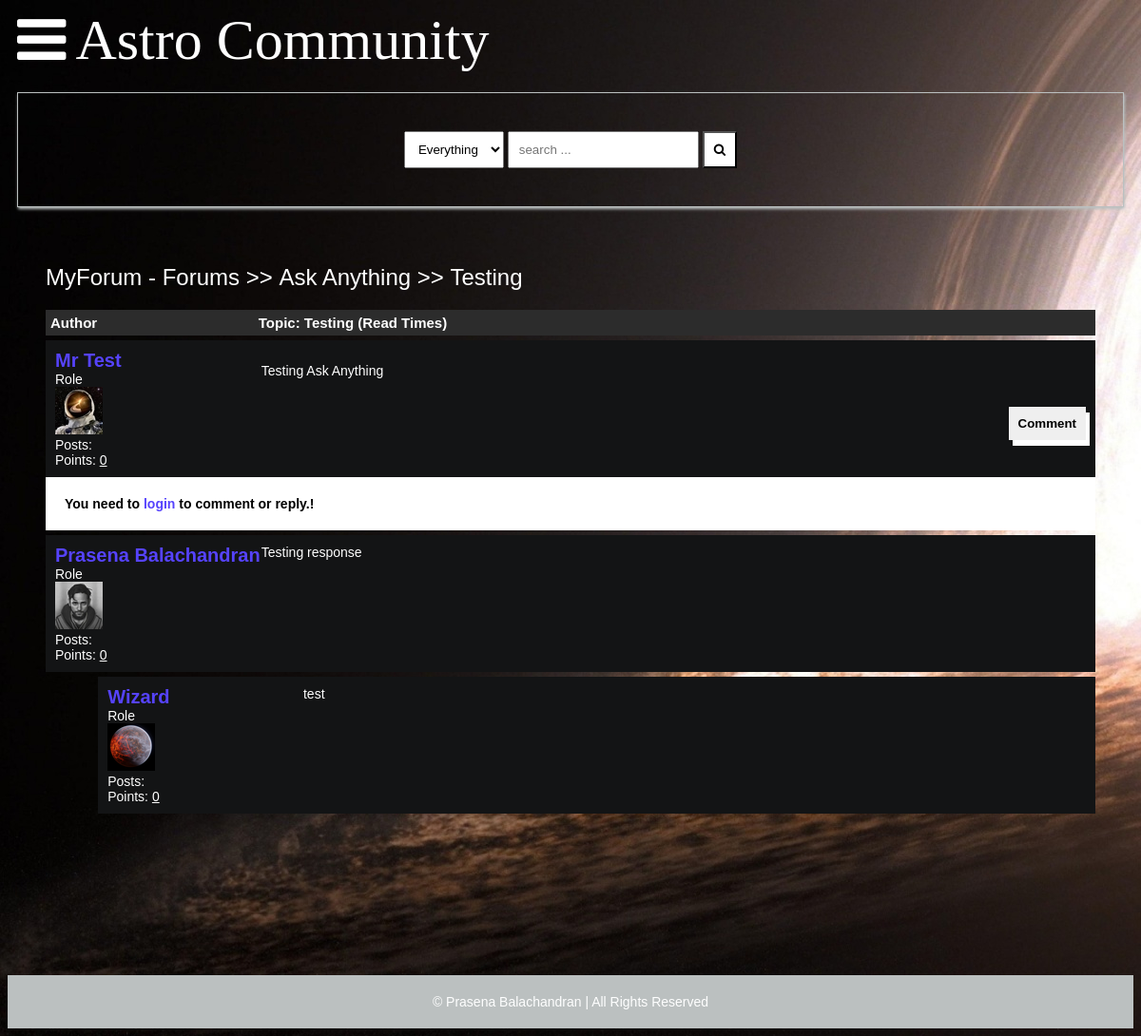
/detail/testing/, run on an earlier commit of the app's database.
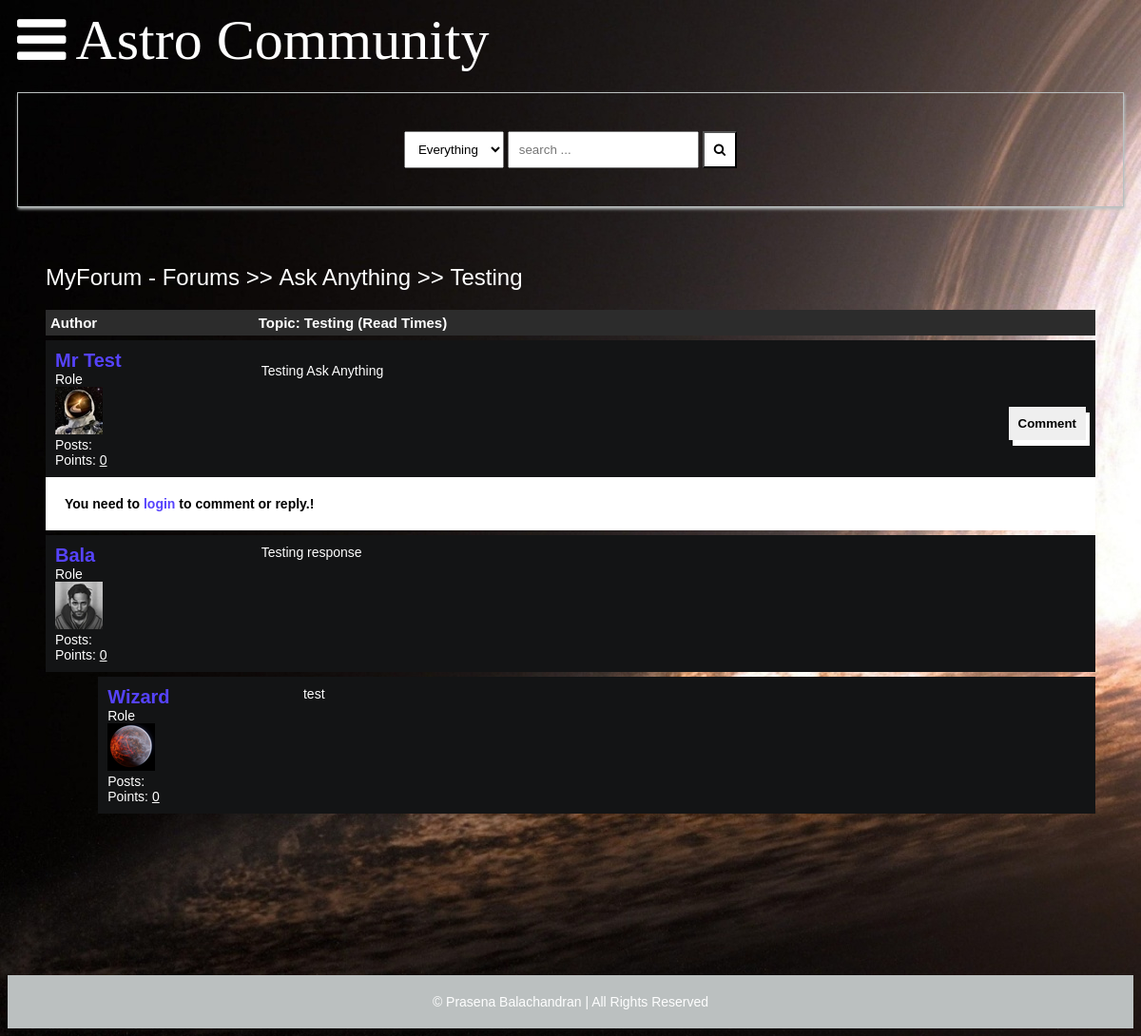
And on a later commit of the database.
### main/models.py (models this page shows, shortened)
class Comment(models.Model):
    user = models.ForeignKey(Author, on_delete=models.CASCADE)
    content = models.TextField()
    date = models.DateTimeField(auto_now_add=True)
    replies = models.ManyToManyField(Reply, blank=True)

class Author(models.Model):
    user = models.ForeignKey(User, on_delete=models.CASCADE)
    fullname = models.CharField(max_length=40, blank=True)
    slug = slug = models.SlugField(max_length=400, unique=True, blank=True)
    bio = HTMLField()
    points = models.IntegerField(default=0)
    profile_pic = ResizedImageField(
        size=[50, 80],
        quality=100,
        upload_to="authors",
        default=None,
        null=True,
        blank=True
    )

### main/views.py (the view, shortened to what this page needs)
# urls.py: path("detail/<slug>/", detail, name="detail"),
def detail(request, slug):
    post = get_object_or_404(Post, slug=slug)
    if request.user.is_authenticated:
        author = Author.objects.get(user=request.user)
    context = {
        "post": post,
        "title": "ASTRO: "+post.title,
    }
    update_views(request, post)
    return render(request, "detail.html", context)

### main/context_processors.py (called while the page is built, shortened)
def searchFunction(request):
    search_context = {}
    posts = Post.objects.all()
    return search_context

### main/models.py (called while the page is built)
    def __str__(self):
        return self.title

    def get_url(self):
        return reverse("posts", kwargs={
            "slug": self.slug
        })

    def get_url(self):
        return reverse("detail", kwargs={
            "slug": self.slug
        })

### main/utils.py (called while the page is built)
def update_views(request, object):
    context = {}
    hit_count = get_hitcount_model().objects.get_for_object(object)
    hits = hit_count.hits
    hitcontext = context["hitcount"] = {"pk": hit_count.pk}
    hit_count_response = HitCountMixin.hit_count(request, hit_count)
    if hit_count_response.hit_counted:
        hits = hits+1
        hitcontext["hitcounted"] = hit_count_response.hit_counted
        hitcontext["hit_message"] = hit_count_response.hit_message
        hitcontext["total_hits"] = hits

### templates/detail.html (shortened to what this page needs)
{% extends 'base.html' %} {% load hitcount_tags %} {% block content %}
<div class="container">
    <div class="navigate">
        <span><a href="{% url 'home' %}">MyForum - Forums</a> >> <a href="{{post.categories.all.0.get_url}}">{{post.categories.all.0}}</a> >> <a href="{{post.get_url}}">{{post.title}}</a></span>
    </div>
    <div class="topic-container">
        <div class="head">
            <div class="authors">Author</div>
            <div class="content">Topic: {{post.title}} (Read {% get_hit_count for post %} Times)</div>
        </div>
        <div class="body">
            <div class="authors">
                <div class="username"><a href="">{{post.user.fullname|title}}</a></div>
                <div>Role</div>
                <img src="{{post.user.profile_pic.url}}" alt="">
                <div>Posts: <u>{{post.user.num_posts}}</u></div>
                <div>Points: <u>{{post.user.points}}</u></div>
            </div>
            <div class="content">
                {{post.content|safe}}
                <br />
                <div class="comment">
                    <button onclick="showComment()">Comment</button>
                </div>
            </div>
        </div>
    </div>
    {% if post.closed == True %}
    <div style="background-color: #fff; color: #000; font-weight: bolder; padding: 20px; width: 100%;">This Topic Is Closed!</div>
    {% else %} {% if request.user.is_authenticated %}
    <form action="." method="post">
        {% csrf_token %}
        <div class="comment-area hide" id="comment-area">
            <textarea name="comment" id="" placeholder="comment here ... "></textarea>
            <input type="submit" value="submit" name="comment-form">
        </div>
    </form>
    {% else %}
    <div style="background-color: #fff; color: #000; font-weight: bolder; padding: 20px; width: 100%;">
        You need to <a href="{% url 'signin' %}"><b>login</b></a> to comment or reply.!
    </div>
    {% endif %} {% endif %}
    {% for comment in post.comments.all %}
    <div class="comments-container">
        <div class="body">
            <div class="authors">
                <div class="username"><a href="">{{comment.user.fullname|title}}</a></div>
                <div>Role</div>
                <img src="{{comment.user.profile_pic.url}}" alt="" />
                <div>Posts: <u>{{comment.user.num_posts}}</u></div>
                <div>Points: <u>{{comment.user.points}}</u></div>
            </div>
            <div class="content">
                {{comment.content}}
                <br />
            </div>
        </div>
    </div>
    {% for reply in comment.replies.all %}
    <div class="comments-container" style="width: 95%; margin-left: 5%;">
        <div class="body">
            <div class="authors">
                <div class="username"><a href="">{{reply.user.fullname|title}}</a></div>
                <div>Role</div>
                <img src="{{reply.user.profile_pic.url}}" alt="">
                <div>Posts: <u>{{reply.user.num_posts}}</u></div>
                <div>Points: <u>{{reply.user.points}}</u></div>
            </div>
            <div class="content">
                {{reply.content}}
                <br />
            </div>
        </div>
    </div>
    {% endfor %} {% endfor %}
</div>
{% endblock content %}

What changed in the data, as far as the page shows it:
changed through a linked row, Comment "Testing response": user.fullname "Prasena Balachandran" → "Bala"
